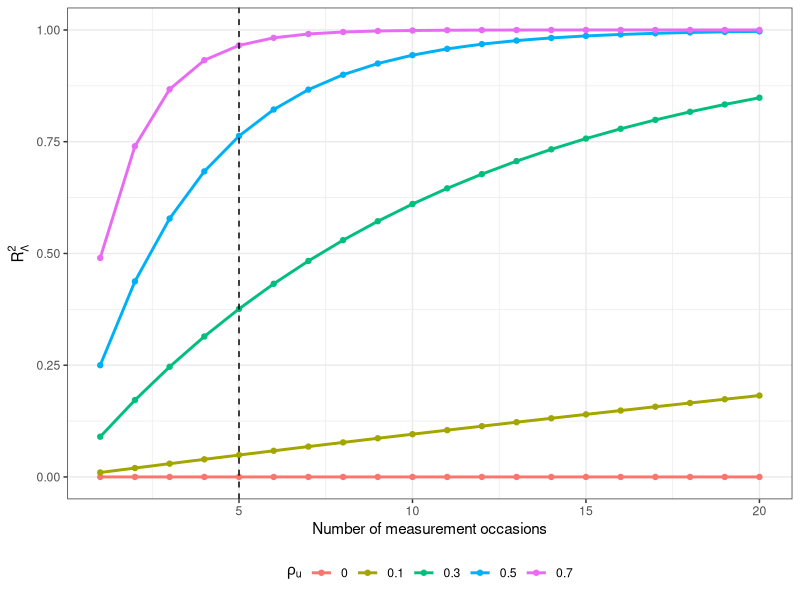
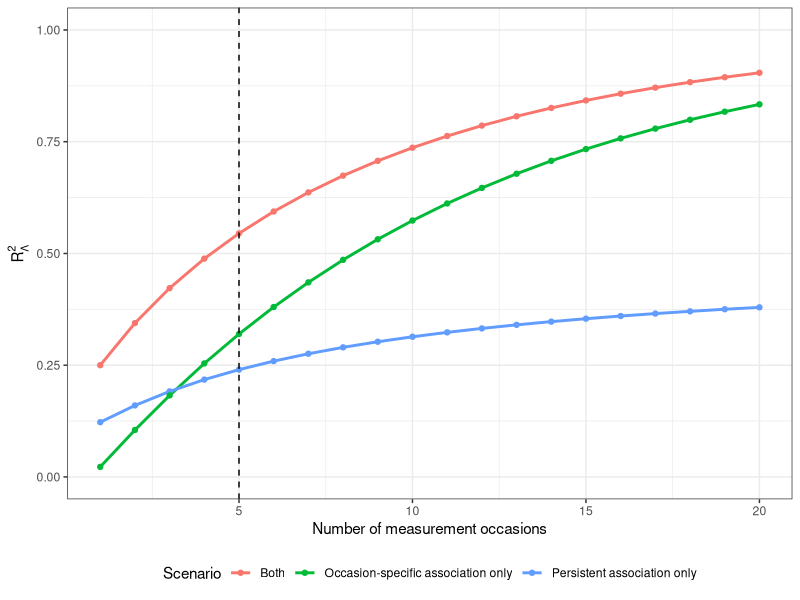

The R script that drew these images, in order:
## Biometrics revision - Simulation 1: Population-level numerical calculation
##   - No data are generated.
##   - No longitudinal model is fitted.


library(ggplot2) ##for plots
library(matrixcalc) ##for pdf marix

# out_dir <- "/Users/gokcedeliorman/Desktop/PHD/Third_paper_multivariate_surrogates/after_revision"
# dir.create(out_dir, showWarnings = FALSE, recursive = TRUE)

p_grid <- 1:20
rho_R <- 0.5 
rho_u_values <- c(0, 0.1, 0.3, 0.5, 0.7)


## ICA general formula using determinant definition
r2_lambda_from_cov <- function(Sigma_delta, p, tol = 1e-10) {
  
  Sigma_delta <- as.matrix(Sigma_delta)
  
  Sigma_T <- Sigma_delta[1:p, 1:p, drop = FALSE]
  Sigma_S <- Sigma_delta[(p + 1):(2 * p), (p + 1):(2 * p), drop = FALSE]
  
  if (!is.positive.definite(Sigma_delta, tol = tol)) {
    stop("Full Sigma_delta is not positive definite.")
  }
  if (!is.positive.definite(Sigma_T, tol = tol)) {
    stop("Sigma_T is not positive definite.")
  }
  if (!is.positive.definite(Sigma_S, tol = tol)) {
    stop("Sigma_S is not positive definite.")
  }
  
  lambda <- det(Sigma_delta) / (det(Sigma_T) * det(Sigma_S))
  r2 <- 1 - lambda
  
  return(r2)
}

## Galecki closed form
r2_galecki_closed <- function(p, rho_u) {
  1 - (1 - rho_u^2)^p
}


## First sim:  Galecki simulation
galecki_df <- data.frame()

for (rho_u in rho_u_values) {
  for (p in p_grid) {
    
    ## AR(1)-type temporal correlation matrix
    Rp <- rho_R ^ abs(outer(1:p, 1:p, "-"))
    
    ## Sigma_u matrix
    Sigma_u <- matrix(
      c(1, rho_u,
        rho_u, 1),
      nrow = 2,
      byrow = TRUE
    )
    
    ## Galecki model:
    ## Sigma_delta = Sigma_u %x% Rp
    Sigma_delta <- kronecker(Sigma_u, Rp)
    
    ## ICA from determinant definition
    r2_general <- r2_lambda_from_cov(Sigma_delta, p)
    
    ## ICA from closed form
    r2_closed <- r2_galecki_closed(p, rho_u)
    
    galecki_df <- rbind(
      galecki_df,
      data.frame(
        p = p,
        rho_u = rho_u,
        R2_general = r2_general,
        R2_closed = r2_closed,
        difference = r2_general - r2_closed
      )
    )
  }
}

galecki_df
# write.csv( galecki_df,file = file.path(out_dir, "results_simulation1_galecki.csv"),
# row.names = FALSE)

ggplot(galecki_df, aes(x = p, y = R2_closed, color = factor(rho_u))) +
  geom_line(linewidth = 1) +
  geom_point() +
  geom_vline(xintercept = 5, linetype = "dashed") +
  scale_y_continuous(limits = c(0, 1)) +
  labs(
    x = "Number of measurement occasions",
    y = expression(R[Lambda]^2),
    color = expression(rho[u])
  ) +
  theme_bw() +
  theme(
    legend.position = "bottom"
  )

##Second simulation: Random intercept model

## Random-intercept closed form
r2_ri_closed <- function(p, rho_R, Sigma_u, Sigma_D) {
  
  u11 <- Sigma_u[1, 1]
  u12 <- Sigma_u[1, 2]
  u22 <- Sigma_u[2, 2]
  
  d11 <- Sigma_D[1, 1]
  d12 <- Sigma_D[1, 2]
  d22 <- Sigma_D[2, 2]
  
  ## alpha_p = 1_p' R_p^{-1} 1_p
  alpha_p <- (p - p * rho_R + 2 * rho_R) / (1 + rho_R)
  
  rho_u2 <- u12^2 / (u11 * u22)
  
  rho_ud2 <- (u12 + alpha_p * d12)^2 /
    ((u11 + alpha_p * d11) * (u22 + alpha_p * d22))
  
  r2 <- 1 - (1 - rho_u2)^(p - 1) * (1 - rho_ud2)
  
  return(r2)
}


## Three random-intercept scenarios
ri_scenarios <- data.frame(
  scenario = c(
    "Persistent association only",
    "Occasion-specific association only",
    "Both"
  ),
  u12 = c(0, 0.3, 0.3),
  d12 = c(0.7, 0, 0.7)
)

## Random-intercept simulation
ri_df <- data.frame()

for (i in 1:nrow(ri_scenarios)) {
  
  scenario_name <- ri_scenarios$scenario[i]
  u12 <- ri_scenarios$u12[i]
  d12 <- ri_scenarios$d12[i]
  
  for (p in p_grid) {
    
    ## AR(1)-type temporal correlation matrix
    Rp <- rho_R ^ abs(outer(1:p, 1:p, "-"))
    
    ## Random-intercept model settings:
    ## u11 = u22 = d11 = d22 = 1
    Sigma_u <- matrix(
      c(1, u12,
        u12, 1),
      nrow = 2,
      byrow = TRUE
    )
    
    Sigma_D <- matrix(
      c(1, d12,
        d12, 1),
      nrow = 2,
      byrow = TRUE
    )
    
    one_p <- rep(1, p)
    Jp <- one_p %*% t(one_p)
    
    ## Sigma_delta = Sigma_u %x% Rp + Sigma_D %x% Jp
    Sigma_delta <- kronecker(Sigma_u, Rp) + kronecker(Sigma_D, Jp)
    
    ## ICA from determinant definition
    r2_general <- r2_lambda_from_cov(Sigma_delta, p)
    
    ## ICA from random-intercept closed form
    r2_closed <- r2_ri_closed(
      p = p,
      rho_R = rho_R,
      Sigma_u = Sigma_u,
      Sigma_D = Sigma_D
    )
    
    ri_df <- rbind(
      ri_df,
      data.frame(
        scenario = scenario_name,
        p = p,
        u12 = u12,
        d12 = d12,
        R2_general = r2_general,
        R2_closed = r2_closed,
        difference = r2_general - r2_closed
      )
    )
  }
}

ri_df
# write.csv( ri_df,file = file.path(out_dir, "results_simulation1_random_intercept.csv"),
#       row.names = FALSE)

ggplot(ri_df, aes(x = p, y = R2_closed, color = scenario)) +
  geom_line(linewidth = 1) +
  geom_point() +
  geom_vline(xintercept = 5, linetype = "dashed") +
  scale_y_continuous(limits = c(0, 1)) +
  labs(
    x = "Number of measurement occasions",
    y = expression(R[Lambda]^2),
    color = "Scenario"
  ) +
  theme_bw() +
  theme(
    legend.position = "bottom"
  )
